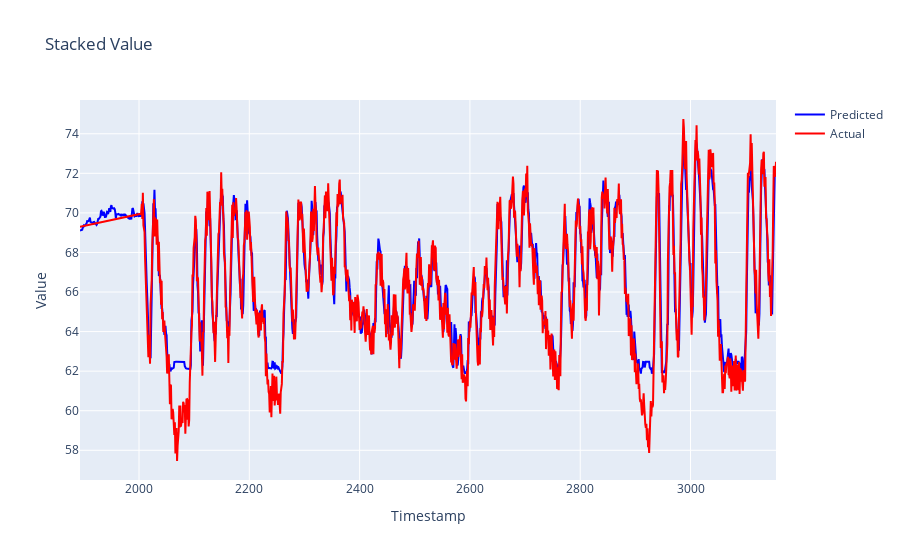

This figure's notebook cell:
### Code cell
y_pred, y_val=generate_stacked_predictions(best_models, unique_id, predicted_df_final, original_values_df)
# Save predictions to npz file
np.savez('test/original3.npz', y_val=y_val)
np.savez('test/stacked_results3.npz', y_pred=y_pred)

### Figure 1 — Plotly figure (JSON) as saved in the notebook; plotly's stock layout.template omitted (floating-point values rounded to 4 significant figures; data arrays with more than 128 entries replaced by an {"elided": "..."} marker saying what was removed)
{"data": [{"line": {"color": "blue"}, "mode": "lines", "name": "Predicted", "type": "scatter", "x": {"elided": "1263 int values"}, "y": {"elided": "1263 float values"}}, {"line": {"color": "red"}, "mode": "lines", "name": "Actual", "type": "scatter", "x": {"elided": "1263 int values"}, "y": {"elided": "1263 float values"}}], "layout": {"title": {"text": "Stacked Value"}, "xaxis": {"title": {"text": "Timestamp"}}, "yaxis": {"title": {"text": "Value"}}}}
